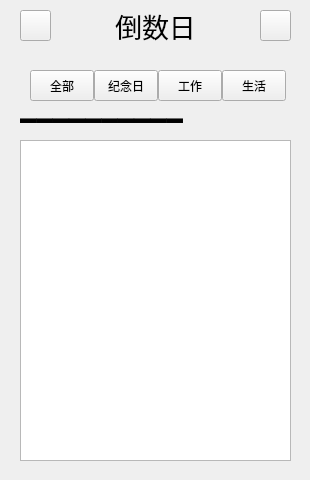
<?xml version="1.0" encoding="UTF-8"?>
<ui version="4.0">
 <class>MainWindow</class>
 <widget class="QMainWindow" name="MainWindow">
  <property name="geometry">
   <rect>
    <x>0</x>
    <y>0</y>
    <width>310</width>
    <height>480</height>
   </rect>
  </property>
  <property name="windowTitle">
   <string>MainWindow</string>
  </property>
  <widget class="QWidget" name="centralWidget">
   <widget class="QPushButton" name="pushButton">
    <property name="geometry">
     <rect>
      <x>30</x>
      <y>70</y>
      <width>64</width>
      <height>31</height>
     </rect>
    </property>
    <property name="styleSheet">
     <string notr="true">QPushButton{border-image:url(:/png/title_btn_group_left_normal.png);}
QPushButton:pressed{border-image: url(:/png/title_btn_group_left_selected.png);}
QPushButton:hover{border-image: url(:/png/title_btn_group_left_selected.png);}</string>
    </property>
    <property name="text">
     <string>全部</string>
    </property>
   </widget>
   <widget class="QPushButton" name="pushButton_2">
    <property name="geometry">
     <rect>
      <x>94</x>
      <y>70</y>
      <width>64</width>
      <height>31</height>
     </rect>
    </property>
    <property name="styleSheet">
     <string notr="true">QPushButton{border-image:url(:/png/title_btn_group_middle_normal.png);}
QPushButton:pressed{border-image: url(:/png/title_btn_group_middle_selected.png);}
QPushButton:hover{border-image: url(:/png/title_btn_group_middle_selected.png);}</string>
    </property>
    <property name="text">
     <string>纪念日</string>
    </property>
   </widget>
   <widget class="QPushButton" name="pushButton_3">
    <property name="geometry">
     <rect>
      <x>158</x>
      <y>70</y>
      <width>64</width>
      <height>31</height>
     </rect>
    </property>
    <property name="styleSheet">
     <string notr="true">QPushButton{border-image:url(:/png/title_btn_group_middle_normal.png);}
QPushButton:pressed{border-image: url(:/png/title_btn_group_middle_selected.png);}
QPushButton:hover{border-image: url(:/png/title_btn_group_middle_selected.png);}</string>
    </property>
    <property name="text">
     <string>工作</string>
    </property>
   </widget>
   <widget class="QPushButton" name="pushButton_4">
    <property name="geometry">
     <rect>
      <x>222</x>
      <y>70</y>
      <width>64</width>
      <height>31</height>
     </rect>
    </property>
    <property name="styleSheet">
     <string notr="true">QPushButton{border-image:url(:/png/title_btn_group_right_normal.png);}
QPushButton:pressed{border-image: url(:/png/title_btn_group_right_selected.png);}
QPushButton:hover{border-image: url(:/png/title_btn_group_right_selected.png);}</string>
    </property>
    <property name="text">
     <string>生活</string>
    </property>
   </widget>
   <widget class="QLabel" name="label">
    <property name="geometry">
     <rect>
      <x>50</x>
      <y>10</y>
      <width>211</width>
      <height>31</height>
     </rect>
    </property>
    <property name="font">
     <font>
      <pointsize>20</pointsize>
     </font>
    </property>
    <property name="text">
     <string>倒数日</string>
    </property>
    <property name="alignment">
     <set>Qt::AlignCenter</set>
    </property>
   </widget>
   <widget class="QTableView" name="tableView">
    <property name="geometry">
     <rect>
      <x>20</x>
      <y>140</y>
      <width>271</width>
      <height>321</height>
     </rect>
    </property>
   </widget>
   <widget class="QLabel" name="label_2">
    <property name="geometry">
     <rect>
      <x>20</x>
      <y>110</y>
      <width>271</width>
      <height>20</height>
     </rect>
    </property>
    <property name="font">
     <font>
      <pointsize>20</pointsize>
     </font>
    </property>
    <property name="text">
     <string>━━━━━━━━━━</string>
    </property>
   </widget>
   <widget class="QPushButton" name="pushButton_5">
    <property name="geometry">
     <rect>
      <x>20</x>
      <y>10</y>
      <width>31</width>
      <height>31</height>
     </rect>
    </property>
    <property name="styleSheet">
     <string notr="true">QPushButton{border-image:url(:/png/title_setting_btn_normal.png);}
QPushButton:pressed{border-image: url(:/png/title_setting_btn_pressed.png);}
QPushButton:hover{border-image: url(:/png/title_setting_btn_pressed.png);}</string>
    </property>
    <property name="text">
     <string/>
    </property>
   </widget>
   <widget class="QPushButton" name="pushButton_6">
    <property name="geometry">
     <rect>
      <x>260</x>
      <y>10</y>
      <width>31</width>
      <height>31</height>
     </rect>
    </property>
    <property name="styleSheet">
     <string notr="true">QPushButton{border-image:url(:/png/title_add_btn_normal.png);}
QPushButton:pressed{border-image: url(:/png/title_add_btn_pressed.png);}
QPushButton:hover{border-image: url(:/png/title_add_btn_pressed.png);}</string>
    </property>
    <property name="text">
     <string/>
    </property>
   </widget>
  </widget>
 </widget>
 <layoutdefault spacing="6" margin="11"/>
 <resources/>
 <connections/>
</ui>
